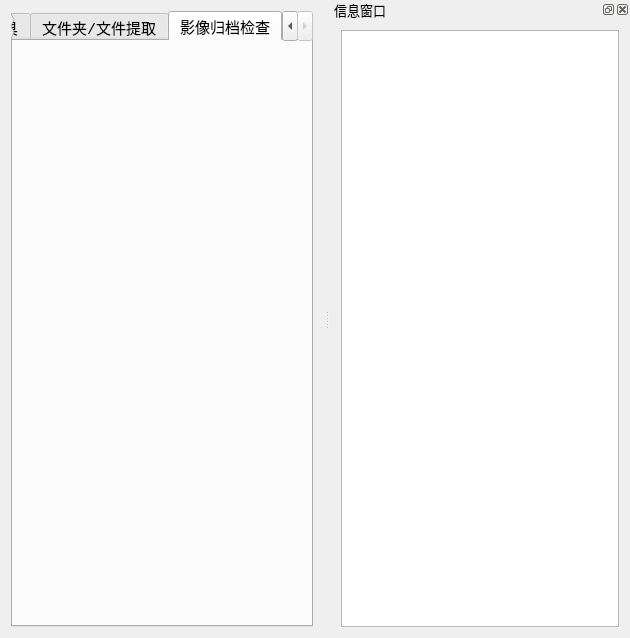
<?xml version="1.0" encoding="UTF-8"?>
<ui version="4.0">
 <class>FileExtractClass</class>
 <widget class="QMainWindow" name="FileExtractClass">
  <property name="geometry">
   <rect>
    <x>0</x>
    <y>0</y>
    <width>630</width>
    <height>638</height>
   </rect>
  </property>
  <property name="font">
   <font>
    <family>Consolas</family>
    <pointsize>10</pointsize>
   </font>
  </property>
  <property name="windowTitle">
   <string>生产处理工具集</string>
  </property>
  <property name="windowIcon">
   <iconset>
    <normaloff>main.ico</normaloff>main.ico</iconset>
  </property>
  <property name="autoFillBackground">
   <bool>true</bool>
  </property>
  <widget class="QWidget" name="centralWidget">
   <layout class="QHBoxLayout" name="horizontalLayout_7">
    <item>
     <widget class="QTabWidget" name="tabWidget">
      <property name="font">
       <font>
        <family>Consolas</family>
        <pointsize>11</pointsize>
       </font>
      </property>
      <property name="autoFillBackground">
       <bool>true</bool>
      </property>
      <property name="currentIndex">
       <number>2</number>
      </property>
      <widget class="QWidget" name="tab">
       <property name="autoFillBackground">
        <bool>true</bool>
       </property>
       <attribute name="title">
        <string>文件夹/文件提取工具</string>
       </attribute>
       <layout class="QHBoxLayout" name="horizontalLayout_8">
        <item>
         <layout class="QHBoxLayout" name="horizontalLayout_4" stretch="1,2">
          <item>
           <widget class="QListView" name="listView">
            <property name="enabled">
             <bool>true</bool>
            </property>
            <property name="sizePolicy">
             <sizepolicy hsizetype="Expanding" vsizetype="Expanding">
              <horstretch>0</horstretch>
              <verstretch>0</verstretch>
             </sizepolicy>
            </property>
            <property name="font">
             <font>
              <family>Consolas</family>
              <pointsize>12</pointsize>
             </font>
            </property>
            <property name="editTriggers">
             <set>QAbstractItemView::NoEditTriggers</set>
            </property>
            <property name="gridSize">
             <size>
              <width>0</width>
              <height>25</height>
             </size>
            </property>
           </widget>
          </item>
          <item>
           <layout class="QVBoxLayout" name="verticalLayout_4">
            <item>
             <spacer name="verticalSpacer_6">
              <property name="orientation">
               <enum>Qt::Vertical</enum>
              </property>
              <property name="sizeHint" stdset="0">
               <size>
                <width>20</width>
                <height>40</height>
               </size>
              </property>
             </spacer>
            </item>
            <item>
             <spacer name="verticalSpacer_7">
              <property name="orientation">
               <enum>Qt::Vertical</enum>
              </property>
              <property name="sizeHint" stdset="0">
               <size>
                <width>20</width>
                <height>40</height>
               </size>
              </property>
             </spacer>
            </item>
            <item>
             <spacer name="verticalSpacer_3">
              <property name="orientation">
               <enum>Qt::Vertical</enum>
              </property>
              <property name="sizeHint" stdset="0">
               <size>
                <width>20</width>
                <height>40</height>
               </size>
              </property>
             </spacer>
            </item>
            <item>
             <layout class="QVBoxLayout" name="verticalLayout">
              <item>
               <widget class="QLabel" name="label">
                <property name="sizePolicy">
                 <sizepolicy hsizetype="Preferred" vsizetype="Expanding">
                  <horstretch>0</horstretch>
                  <verstretch>0</verstretch>
                 </sizepolicy>
                </property>
                <property name="minimumSize">
                 <size>
                  <width>0</width>
                  <height>30</height>
                 </size>
                </property>
                <property name="maximumSize">
                 <size>
                  <width>16777215</width>
                  <height>16777215</height>
                 </size>
                </property>
                <property name="text">
                 <string>列表文件：</string>
                </property>
               </widget>
              </item>
              <item>
               <layout class="QHBoxLayout" name="horizontalLayout">
                <item>
                 <widget class="QLineEdit" name="lineEdit_ListFile">
                  <property name="sizePolicy">
                   <sizepolicy hsizetype="Expanding" vsizetype="Expanding">
                    <horstretch>0</horstretch>
                    <verstretch>0</verstretch>
                   </sizepolicy>
                  </property>
                  <property name="minimumSize">
                   <size>
                    <width>0</width>
                    <height>30</height>
                   </size>
                  </property>
                  <property name="maximumSize">
                   <size>
                    <width>16777215</width>
                    <height>16777215</height>
                   </size>
                  </property>
                 </widget>
                </item>
                <item>
                 <widget class="QPushButton" name="pushButton_OpenList">
                  <property name="sizePolicy">
                   <sizepolicy hsizetype="Minimum" vsizetype="Expanding">
                    <horstretch>0</horstretch>
                    <verstretch>0</verstretch>
                   </sizepolicy>
                  </property>
                  <property name="minimumSize">
                   <size>
                    <width>0</width>
                    <height>30</height>
                   </size>
                  </property>
                  <property name="maximumSize">
                   <size>
                    <width>16777215</width>
                    <height>16777215</height>
                   </size>
                  </property>
                  <property name="text">
                   <string>打开</string>
                  </property>
                 </widget>
                </item>
               </layout>
              </item>
             </layout>
            </item>
            <item>
             <spacer name="verticalSpacer">
              <property name="orientation">
               <enum>Qt::Vertical</enum>
              </property>
              <property name="sizeHint" stdset="0">
               <size>
                <width>20</width>
                <height>40</height>
               </size>
              </property>
             </spacer>
            </item>
            <item>
             <layout class="QVBoxLayout" name="verticalLayout_2">
              <item>
               <layout class="QHBoxLayout" name="horizontalLayout_5">
                <item>
                 <widget class="QLabel" name="label_2">
                  <property name="sizePolicy">
                   <sizepolicy hsizetype="Preferred" vsizetype="Expanding">
                    <horstretch>0</horstretch>
                    <verstretch>0</verstretch>
                   </sizepolicy>
                  </property>
                  <property name="minimumSize">
                   <size>
                    <width>0</width>
                    <height>30</height>
                   </size>
                  </property>
                  <property name="maximumSize">
                   <size>
                    <width>16777215</width>
                    <height>16777215</height>
                   </size>
                  </property>
                  <property name="text">
                   <string>输入路径：</string>
                  </property>
                 </widget>
                </item>
                <item>
                 <widget class="QCheckBox" name="checkBox_recursion">
                  <property name="text">
                   <string>递归搜索</string>
                  </property>
                  <property name="checked">
                   <bool>true</bool>
                  </property>
                 </widget>
                </item>
               </layout>
              </item>
              <item>
               <layout class="QHBoxLayout" name="horizontalLayout_2">
                <item>
                 <widget class="QLineEdit" name="lineEdit_Input">
                  <property name="sizePolicy">
                   <sizepolicy hsizetype="Expanding" vsizetype="Expanding">
                    <horstretch>0</horstretch>
                    <verstretch>0</verstretch>
                   </sizepolicy>
                  </property>
                  <property name="minimumSize">
                   <size>
                    <width>0</width>
                    <height>30</height>
                   </size>
                  </property>
                  <property name="maximumSize">
                   <size>
                    <width>16777215</width>
                    <height>16777215</height>
                   </size>
                  </property>
                 </widget>
                </item>
                <item>
                 <widget class="QPushButton" name="pushButton_Input">
                  <property name="sizePolicy">
                   <sizepolicy hsizetype="Minimum" vsizetype="Expanding">
                    <horstretch>0</horstretch>
                    <verstretch>0</verstretch>
                   </sizepolicy>
                  </property>
                  <property name="minimumSize">
                   <size>
                    <width>0</width>
                    <height>30</height>
                   </size>
                  </property>
                  <property name="maximumSize">
                   <size>
                    <width>16777215</width>
                    <height>16777215</height>
                   </size>
                  </property>
                  <property name="text">
                   <string>打开</string>
                  </property>
                 </widget>
                </item>
               </layout>
              </item>
             </layout>
            </item>
            <item>
             <spacer name="verticalSpacer_2">
              <property name="orientation">
               <enum>Qt::Vertical</enum>
              </property>
              <property name="sizeHint" stdset="0">
               <size>
                <width>20</width>
                <height>40</height>
               </size>
              </property>
             </spacer>
            </item>
            <item>
             <layout class="QVBoxLayout" name="verticalLayout_3">
              <item>
               <layout class="QHBoxLayout" name="horizontalLayout_6">
                <item>
                 <widget class="QLabel" name="label_3">
                  <property name="sizePolicy">
                   <sizepolicy hsizetype="Preferred" vsizetype="Expanding">
                    <horstretch>0</horstretch>
                    <verstretch>0</verstretch>
                   </sizepolicy>
                  </property>
                  <property name="minimumSize">
                   <size>
                    <width>0</width>
                    <height>30</height>
                   </size>
                  </property>
                  <property name="maximumSize">
                   <size>
                    <width>16777215</width>
                    <height>16777215</height>
                   </size>
                  </property>
                  <property name="text">
                   <string>输出路径：</string>
                  </property>
                 </widget>
                </item>
                <item>
                 <widget class="QCheckBox" name="checkBox_override">
                  <property name="text">
                   <string>允许覆盖</string>
                  </property>
                 </widget>
                </item>
               </layout>
              </item>
              <item>
               <layout class="QHBoxLayout" name="horizontalLayout_3">
                <item>
                 <widget class="QLineEdit" name="lineEdit_Output">
                  <property name="sizePolicy">
                   <sizepolicy hsizetype="Expanding" vsizetype="Expanding">
                    <horstretch>0</horstretch>
                    <verstretch>0</verstretch>
                   </sizepolicy>
                  </property>
                  <property name="minimumSize">
                   <size>
                    <width>0</width>
                    <height>30</height>
                   </size>
                  </property>
                  <property name="maximumSize">
                   <size>
                    <width>16777215</width>
                    <height>16777215</height>
                   </size>
                  </property>
                 </widget>
                </item>
                <item>
                 <widget class="QPushButton" name="pushButton_Output">
                  <property name="sizePolicy">
                   <sizepolicy hsizetype="Minimum" vsizetype="Expanding">
                    <horstretch>0</horstretch>
                    <verstretch>0</verstretch>
                   </sizepolicy>
                  </property>
                  <property name="minimumSize">
                   <size>
                    <width>0</width>
                    <height>30</height>
                   </size>
                  </property>
                  <property name="maximumSize">
                   <size>
                    <width>16777215</width>
                    <height>16777215</height>
                   </size>
                  </property>
                  <property name="text">
                   <string>打开</string>
                  </property>
                 </widget>
                </item>
               </layout>
              </item>
             </layout>
            </item>
            <item>
             <spacer name="verticalSpacer_5">
              <property name="orientation">
               <enum>Qt::Vertical</enum>
              </property>
              <property name="sizeHint" stdset="0">
               <size>
                <width>20</width>
                <height>40</height>
               </size>
              </property>
             </spacer>
            </item>
            <item>
             <widget class="QPushButton" name="pushButton_OK">
              <property name="sizePolicy">
               <sizepolicy hsizetype="Minimum" vsizetype="Expanding">
                <horstretch>0</horstretch>
                <verstretch>0</verstretch>
               </sizepolicy>
              </property>
              <property name="minimumSize">
               <size>
                <width>0</width>
                <height>30</height>
               </size>
              </property>
              <property name="maximumSize">
               <size>
                <width>16777215</width>
                <height>16777215</height>
               </size>
              </property>
              <property name="text">
               <string>提取</string>
              </property>
             </widget>
            </item>
            <item>
             <spacer name="verticalSpacer_9">
              <property name="orientation">
               <enum>Qt::Vertical</enum>
              </property>
              <property name="sizeHint" stdset="0">
               <size>
                <width>20</width>
                <height>40</height>
               </size>
              </property>
             </spacer>
            </item>
            <item>
             <spacer name="verticalSpacer_11">
              <property name="orientation">
               <enum>Qt::Vertical</enum>
              </property>
              <property name="sizeHint" stdset="0">
               <size>
                <width>20</width>
                <height>40</height>
               </size>
              </property>
             </spacer>
            </item>
            <item>
             <spacer name="verticalSpacer_10">
              <property name="orientation">
               <enum>Qt::Vertical</enum>
              </property>
              <property name="sizeHint" stdset="0">
               <size>
                <width>20</width>
                <height>40</height>
               </size>
              </property>
             </spacer>
            </item>
            <item>
             <spacer name="verticalSpacer_8">
              <property name="orientation">
               <enum>Qt::Vertical</enum>
              </property>
              <property name="sizeHint" stdset="0">
               <size>
                <width>20</width>
                <height>40</height>
               </size>
              </property>
             </spacer>
            </item>
            <item>
             <spacer name="verticalSpacer_4">
              <property name="orientation">
               <enum>Qt::Vertical</enum>
              </property>
              <property name="sizeHint" stdset="0">
               <size>
                <width>20</width>
                <height>40</height>
               </size>
              </property>
             </spacer>
            </item>
           </layout>
          </item>
         </layout>
        </item>
       </layout>
      </widget>
      <widget class="FileExtract2" name="tab_2">
       <attribute name="title">
        <string>文件夹/文件提取</string>
       </attribute>
       <layout class="QHBoxLayout" name="horizontalLayout_21"/>
      </widget>
      <widget class="ArchiveCheckWnd" name="tab_3">
       <attribute name="title">
        <string>影像归档检查</string>
       </attribute>
      </widget>
     </widget>
    </item>
   </layout>
  </widget>
  <widget class="QDockWidget" name="dockWidget">
   <property name="minimumSize">
    <size>
     <width>300</width>
     <height>200</height>
    </size>
   </property>
   <property name="allowedAreas">
    <set>Qt::LeftDockWidgetArea|Qt::RightDockWidgetArea</set>
   </property>
   <property name="windowTitle">
    <string>信息窗口</string>
   </property>
   <attribute name="dockWidgetArea">
    <number>2</number>
   </attribute>
   <widget class="QWidget" name="dockWidgetContents">
    <layout class="QGridLayout" name="gridLayout">
     <item row="0" column="0">
      <widget class="QTextBrowser" name="textBrowser"/>
     </item>
    </layout>
   </widget>
  </widget>
 </widget>
 <layoutdefault spacing="6" margin="11"/>
 <customwidgets>
  <customwidget>
   <class>FileExtract2</class>
   <extends>QWidget</extends>
   <header location="global">fileextract2.h</header>
   <container>1</container>
  </customwidget>
  <customwidget>
   <class>ArchiveCheckWnd</class>
   <extends>QWidget</extends>
   <header location="global">archivecheckwnd.h</header>
   <container>1</container>
  </customwidget>
 </customwidgets>
 <resources>
  <include location="fileextract.qrc"/>
 </resources>
 <connections>
  <connection>
   <sender>pushButton_OpenList</sender>
   <signal>clicked()</signal>
   <receiver>FileExtractClass</receiver>
   <slot>OpenListClicked()</slot>
   <hints>
    <hint type="sourcelabel">
     <x>367</x>
     <y>197</y>
    </hint>
    <hint type="destinationlabel">
     <x>572</x>
     <y>132</y>
    </hint>
   </hints>
  </connection>
  <connection>
   <sender>pushButton_Input</sender>
   <signal>clicked()</signal>
   <receiver>FileExtractClass</receiver>
   <slot>InputClicked()</slot>
   <hints>
    <hint type="sourcelabel">
     <x>367</x>
     <y>303</y>
    </hint>
    <hint type="destinationlabel">
     <x>575</x>
     <y>203</y>
    </hint>
   </hints>
  </connection>
  <connection>
   <sender>pushButton_Output</sender>
   <signal>clicked()</signal>
   <receiver>FileExtractClass</receiver>
   <slot>OutputClicked()</slot>
   <hints>
    <hint type="sourcelabel">
     <x>367</x>
     <y>409</y>
    </hint>
    <hint type="destinationlabel">
     <x>570</x>
     <y>287</y>
    </hint>
   </hints>
  </connection>
  <connection>
   <sender>pushButton_OK</sender>
   <signal>clicked()</signal>
   <receiver>FileExtractClass</receiver>
   <slot>OKClicked()</slot>
   <hints>
    <hint type="sourcelabel">
     <x>369</x>
     <y>475</y>
    </hint>
    <hint type="destinationlabel">
     <x>570</x>
     <y>323</y>
    </hint>
   </hints>
  </connection>
  <connection>
   <sender>tabWidget</sender>
   <signal>currentChanged(int)</signal>
   <receiver>FileExtractClass</receiver>
   <slot>TabChanged(int)</slot>
   <hints>
    <hint type="sourcelabel">
     <x>196</x>
     <y>319</y>
    </hint>
    <hint type="destinationlabel">
     <x>335</x>
     <y>319</y>
    </hint>
   </hints>
  </connection>
 </connections>
 <slots>
  <slot>OpenListClicked()</slot>
  <slot>InputClicked()</slot>
  <slot>OutputClicked()</slot>
  <slot>OKClicked()</slot>
  <slot>TabChanged(int)</slot>
 </slots>
</ui>
